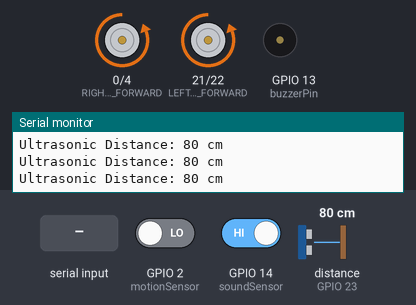
Bench run of a sketch on a simulated ESP32. Parts: motor-driver pin pairs drawn as motors (green arrow = first pin HIGH = forward, orange = second pin HIGH = backward, longer = more drive), buzzer (waves = sounding, pin HIGH), the last lines printed to the serial monitor. Wiring (inferred from the names in the program): ultrasonic range finder: trigger GPIO 33; echo GPIO 23. The inputs (shaded band) are chosen by the test bench; at power-on: distance to the obstacle (sensor on GPIO 23) 80 cm, GPIO 2 (motionSensor) LOW, GPIO 14 (soundSensor) HIGH. The echo pulse lasts 58.3 µs per cm; nothing arrives over Bluetooth unless stated; pins used as bus, display or sensor lines are not drawn.

Above: at 1.2 s.
1.3 s: distance to the obstacle (sensor on GPIO 23) set to 16 cm
2.8 s: distance to the obstacle (sensor on GPIO 23) set to 13 cm
At 6.7 s:
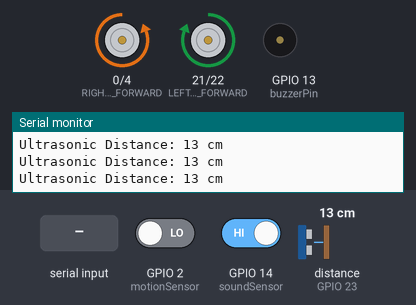
6.8 s: "STOP" received over the second serial link
At 9.6 s:
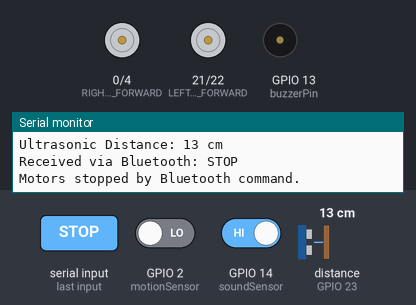
9.9 s: "START" received over the second serial link
At 11.3 s:
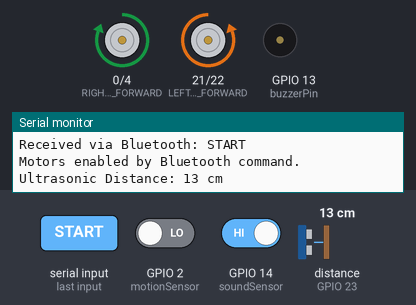
12.4 s: distance to the obstacle (sensor on GPIO 23) set to 18 cm
Timing chart, 0 to 16.5 s (numbered marks = the images above; inputs shaded):
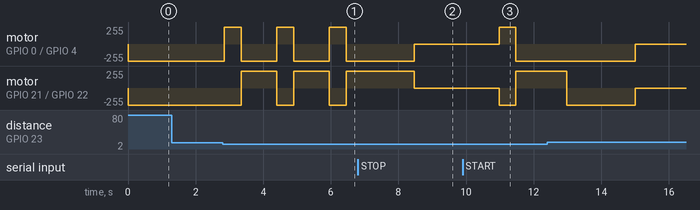

Measured:
- the behaviour switches between 15 and 14 cm on distance to the obstacle (sensor on GPIO 23) (found by bisection; images 0 and 1)
- after the input at 2.8 s, motor on GPIO 0 (RIGHT_MOTOR_FORWARD) / GPIO 4 (RIGHT_MOTOR_BACKWARD): alternates forward 255/255 for 0.50 s and backward 255/255 for 1.1 s, starting at once; motor on GPIO 21 (LEFT_MOTOR_FORWARD) / GPIO 22 (LEFT_MOTOR_BACKWARD): alternates forward 255/255 for 1.1 s and backward 255/255 for 0.50 s, starting after 0.55 s
- after the input at 9.9 s, motor on GPIO 0 (RIGHT_MOTOR_FORWARD) / GPIO 4 (RIGHT_MOTOR_BACKWARD): stopped → forward 255/255 after 1.1 s, → backward 255/255 0.50 s later; motor on GPIO 21 (LEFT_MOTOR_FORWARD) / GPIO 22 (LEFT_MOTOR_BACKWARD): stopped → backward 255/255 after 1.1 s, → forward 255/255 0.50 s later

The sketch:

ffinal.ino
```cpp
#include "BluetoothSerial.h" // Include BluetoothSerial library

String device_name = "JUDHI T-BEAM"; // Bluetooth device name
BluetoothSerial SerialBT; // Bluetooth Serial object

int motionSensor = 2; // Pin for motion sensor
int motionState = LOW; // State of motion sensor
int motionVal = 0; // Value read from motion sensor

int soundSensor = 14; // Pin for sound sensor
unsigned long lastSoundToggleTime = 0; // Last time sound was detected
const unsigned long soundDebounceDelay = 1000; // Debounce delay for sound sensor

int echoPin = 23; // Echo pin for ultrasonic sensor
int trigPin = 33; // Trigger pin for ultrasonic sensor

#define LEFT_MOTOR_FORWARD 21 // Left motor forward pin
#define LEFT_MOTOR_BACKWARD 22 // Left motor backward pin
#define RIGHT_MOTOR_FORWARD 0 // Right motor forward pin
#define RIGHT_MOTOR_BACKWARD 4 // Right motor backward pin

int buzzerPin = 13; // Pin for buzzer
#define DISTANCE_THRESHOLD 15 // Distance threshold for obstacle avoidance

String currentMotorDirection = "STOPPED"; // Current motor direction
bool motorsEnabled = true; // Flag to enable or disable motors

unsigned long lastDirectionMessageTime = 0; // Last time direction was sent
const unsigned long directionMessageInterval = 60000; // Interval to send direction

unsigned long lastOperationTime = 0; // Last time robot operation changed
const unsigned long operationInterval = 15000; // Interval for operation changes
bool isStopped = false; // Flag for stopped state

void setup() {
  Serial.begin(9600); // Initialize serial communication
  SerialBT.begin(device_name); // Initialize Bluetooth
  Serial.printf("Device \"%s\" is ready for pairing.\n", device_name.c_str());

  pinMode(motionSensor, INPUT); // Set motion sensor pin as input
  pinMode(soundSensor, INPUT_PULLUP); // Set sound sensor pin as input with pull-up

  pinMode(echoPin, INPUT); // Set echo pin as input
  pinMode(trigPin, OUTPUT); // Set trigger pin as output

  pinMode(LEFT_MOTOR_FORWARD, OUTPUT); // Set left motor forward pin as output
  pinMode(LEFT_MOTOR_BACKWARD, OUTPUT); // Set left motor backward pin as output
  pinMode(RIGHT_MOTOR_FORWARD, OUTPUT); // Set right motor forward pin as output
  pinMode(RIGHT_MOTOR_BACKWARD, OUTPUT); // Set right motor backward pin as output

  pinMode(buzzerPin, OUTPUT); // Set buzzer pin as output
  digitalWrite(buzzerPin, LOW); // Turn off buzzer initially
}

// Function to measure distance using ultrasonic sensor
int measureDistance() {
  digitalWrite(trigPin, LOW);
  delayMicroseconds(2);
  digitalWrite(trigPin, HIGH);
  delayMicroseconds(10);
  digitalWrite(trigPin, LOW);

  long duration = pulseIn(echoPin, HIGH, 30000); // Measure pulse duration

  if (duration == 0) return -1; // Return -1 if no echo detected

  return duration / 58; // Convert duration to distance in cm
}

// Move robot forward
void moveForward() {
  if (!motorsEnabled) return;
  digitalWrite(LEFT_MOTOR_FORWARD, LOW);
  digitalWrite(RIGHT_MOTOR_FORWARD, LOW);
  digitalWrite(LEFT_MOTOR_BACKWARD, HIGH);
  digitalWrite(RIGHT_MOTOR_BACKWARD, HIGH);
  currentMotorDirection = "FORWARD";
}

// Turn robot left
void turnLeft() {
  if (!motorsEnabled) return;
  digitalWrite(LEFT_MOTOR_FORWARD, LOW);
  digitalWrite(RIGHT_MOTOR_FORWARD, HIGH);
  digitalWrite(LEFT_MOTOR_BACKWARD, HIGH);
  digitalWrite(RIGHT_MOTOR_BACKWARD, LOW);
  currentMotorDirection = "LEFT";
}

// Turn robot right
void turnRight() {
  if (!motorsEnabled) return;
  digitalWrite(LEFT_MOTOR_FORWARD, HIGH);
  digitalWrite(RIGHT_MOTOR_FORWARD, LOW);
  digitalWrite(LEFT_MOTOR_BACKWARD, LOW);
  digitalWrite(RIGHT_MOTOR_BACKWARD, HIGH);
  currentMotorDirection = "RIGHT";
}

// Stop the robot's motors
void stopMotors() {
  digitalWrite(LEFT_MOTOR_FORWARD, LOW);
  digitalWrite(RIGHT_MOTOR_FORWARD, LOW);
  digitalWrite(LEFT_MOTOR_BACKWARD, LOW);
  digitalWrite(RIGHT_MOTOR_BACKWARD, LOW);
  currentMotorDirection = "STOPPED";
}

// Send current motor direction over Bluetooth
void sendMotorDirection() {
  String directionMessage = "Motor Direction: " + currentMotorDirection;
  SerialBT.println(directionMessage);
  Serial.println(directionMessage);
}

// Handle motion sensor events
void handleMotionSensor() {
  motionVal = digitalRead(motionSensor);

  if (motionVal == HIGH && motionState == LOW) {
    Serial.println("Motion detected!");
    SerialBT.println("Motion detected!");
    motionState = HIGH;
  } else if (motionVal == LOW && motionState == HIGH) {
    Serial.println("No motion detected!");
    SerialBT.println("No motion detected!");
    motionState = LOW;
  }
}

// Handle sound sensor events
void handleSoundSensor() {
  unsigned long currentMillis = millis();
  int soundVal = digitalRead(soundSensor);
  if (soundVal == HIGH && (currentMillis - lastSoundToggleTime > soundDebounceDelay)) {
    Serial.println("Sound detected!");
    SerialBT.println("Sound detected!");
    lastSoundToggleTime = currentMillis;
  }
}

// Check if both motion and sound are detected and activate buzzer
void checkMotionAndSound() {
  if (motionVal == HIGH && digitalRead(soundSensor) == HIGH) {
    Serial.println("Both motion and sound detected! Activating buzzer.");
    SerialBT.println("Both motion and sound detected! Activating buzzer.");
    digitalWrite(buzzerPin, HIGH);
    delay(1000);
    digitalWrite(buzzerPin, LOW);
  }
}

// Handle obstacle avoidance logic using ultrasonic sensor
void handleObstacleAvoidance() {
  if (!motorsEnabled || isStopped) return;

  int distance = measureDistance();
  if (distance >= 0) {
    Serial.printf("Ultrasonic Distance: %d cm\n", distance);
    SerialBT.printf("Ultrasonic Distance: %d cm\n", distance);

    if (distance < DISTANCE_THRESHOLD) {
      stopMotors(); // Stop if obstacle is too close

      turnLeft(); // Check left direction
      delay(500);
      int leftDistance = measureDistance();

      turnRight(); // Check right direction
      delay(1000);
      int rightDistance = measureDistance();

      if (leftDistance > DISTANCE_THRESHOLD && leftDistance >= rightDistance) {
        turnLeft();
        delay(500);
        moveForward();
      } else if (rightDistance > DISTANCE_THRESHOLD) {
        turnRight();
        delay(500);
        moveForward();
      }
    } else {
      moveForward(); // Move forward if no obstacle
    }
  }
}

// Handle Bluetooth commands to start or stop the robot
void handleBluetoothCommands() {
  if (SerialBT.available()) {
    String dataFromBluetooth = SerialBT.readString();
    Serial.println("Received via Bluetooth: " + dataFromBluetooth);

    if (dataFromBluetooth.indexOf("STOP") != -1) {
      Serial.println("Motors stopped by Bluetooth command.");
      motorsEnabled = false;
      stopMotors();
    } else if (dataFromBluetooth.indexOf("START") != -1) {
      Serial.println("Motors enabled by Bluetooth command.");
      motorsEnabled = true;
    }
  }
}

void loop() {
  unsigned long currentMillis = millis();

  // Periodically stop the robot and activate sensors
  if (currentMillis - lastOperationTime >= operationInterval) {
    lastOperationTime = currentMillis;

    if (!isStopped) {
      stopMotors();
      Serial.println("Robot stopped. Activating sensors.");
      SerialBT.println("Robot stopped. Activating sensors.");
      unsigned long stopStartTime = millis();
      while (millis() - stopStartTime < operationInterval) {
        handleMotionSensor();
        handleSoundSensor();
        checkMotionAndSound();
        delay(300);
      }
      isStopped = true;
    } else {
      Serial.println("Resuming robot operation.");
      SerialBT.println("Resuming robot operation.");
      isStopped = false;
    }
  }

  if (!isStopped) {
    handleObstacleAvoidance();
    handleBluetoothCommands();

    // Periodically send motor direction
    if (currentMillis - lastDirectionMessageTime >= directionMessageInterval) {
      sendMotorDirection();
      lastDirectionMessageTime = currentMillis;
    }
  }

  delay(50); // Small delay for stability
}
```
